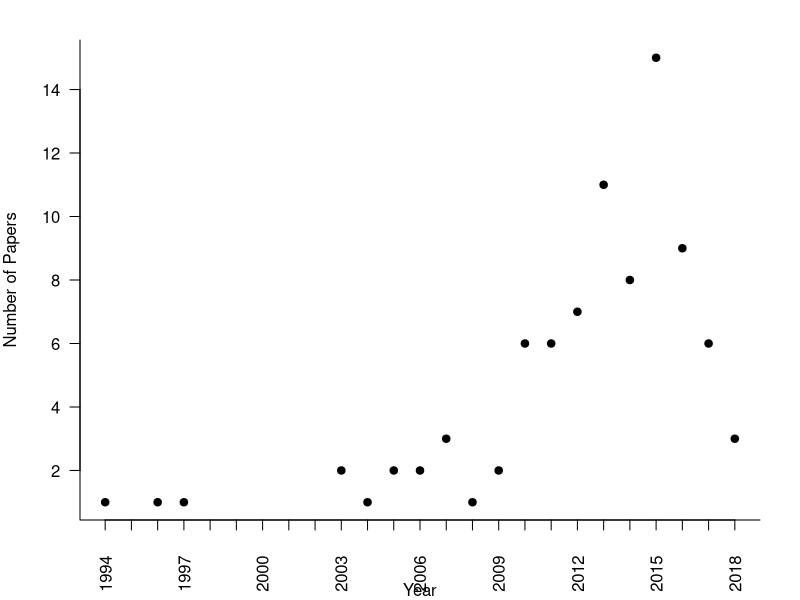

Source code (R):
## ---- chunk 1
knitr::opts_chunk$set(echo = TRUE,out.extra='',fig.pos="H")
knitr::opts_knit$set(root.dir='../qgb_data/')
## ---- chunk 2
library(knitr)
orig.file<-data.frame(read.delim("qgb.txt",sep='\t',quote=""),stringsAsFactors = FALSE)
## ---- chunk 3
qgb<-data.frame(read.csv("qgb.csv",header = TRUE),stringsAsFactors = FALSE)
qgb<-qgb[qgb$Human != "human",]
rmvec<-unlist(lapply(c("none","not relevant","not behavior","not a behavior","not quantitative genetics","meeting abstract",
                       "not useful","plant","no abstract","just the abstract"),
              grep,x=qgb$Relevance.to.article))
qgb<-qgb[-rmvec,]
## ---- chunk 4
synth<-c(grep("review",qgb$Methods), grep("synthesis",qgb$Methods),grep("meta.*analysis",qgb$Methods),
           grep("position p.*",qgb$Methods), grep("commentary",qgb$Methods), grep("intro.*issue",qgb$Methods))
syn<-qgb[synth[!duplicated(synth)],]
exp<-qgb[-synth[!duplicated(synth)],]
models<-c(grep("^model",exp$Methods),grep("stats",exp$Methods),grep("mathematical",exp$Methods),grep("statistical",exp$Methods),
           grep("evolutionary model",exp$Methods),grep("theoretical model",exp$Methods), grep("simulation model",exp$Methods),
           grep("game theoretic model",exp$Methods))
mod<-exp[models[!duplicated(models)],]
exp<-exp[-models[!duplicated(models)],]
## ---- chunk 5
cats<-apply(exp[,15:(ncol(exp)-1)],2,function(c){ length(c[c!=""])})
kable(cats[order(cats,decreasing = TRUE)],col.names = "Number of studies")
write.table(cats[order(cats,decreasing = TRUE)],"QGB_categories.csv",sep=",")
## ---- chunk 6
kable(table(factor(exp$species))[order(table(factor(exp$species)),decreasing = TRUE)],col.names = c("Species name","Number of studies"))
spp<-data.frame(table(factor(exp$species))[order(table(factor(exp$species)),decreasing = TRUE)])
colnames(spp)<-c("Species","Number.of.studies")
spp$Class<-unlist(lapply(spp$Species,function(sp,df){
  unique(df[df$species %in% sp,"Class"])
},df=exp))

kable(table(factor(exp$common.name))[order(table(factor(exp$common.name)),decreasing = TRUE)],col.names = c("Common name","Number of studies"))
kable(table(factor(exp$Class))[order(table(factor(exp$Class)),decreasing = TRUE)],col.names = c("Class","Number of studies"))

cls<-data.frame(table(factor(exp$Class))[order(table(factor(exp$Class)),decreasing = TRUE)])
colnames(cls)<-c("Class","Number.of.studies")
cls<-data.frame(Species="All",Number.of.studies=cls$Number.of.studies,Class=cls$Class,stringsAsFactors = FALSE)
spcl<-data.frame(rbind(spp,cls),stringsAsFactors = FALSE)
write.table(spcl[order(spcl$Class,spcl$Number.of.studies,decreasing=TRUE),c(3,1,2)],"qgbSpeciesClass.csv",row.names=FALSE,sep=",")



## ---- chunk 7
pers<-qgb[qgb$Personality!="",]
synth<-c(grep("review",pers$Methods), grep("synthesis",pers$Methods),grep("meta.*analysis",pers$Methods),
           grep("position p.*",pers$Methods), grep("commentary",pers$Methods), grep("intro.*issue",pers$Methods))
psyn<-pers[synth[!duplicated(synth)],]
pexp<-pers[-synth[!duplicated(synth)],]
models<-c(grep("^model",pexp$Methods),grep("stats",pexp$Methods),grep("mathematical",pexp$Methods),grep("statistical",pexp$Methods),
           grep("evolutionary model",pexp$Methods),grep("theoretical model",pexp$Methods), grep("simulation model",pexp$Methods),
           grep("game theoretic model",pexp$Methods))
pmod<-pexp[models[!duplicated(models)],]
pexp<-pexp[-models[!duplicated(models)],]

## ---- chunk 8
kable(table(factor(pexp$species))[order(table(factor(pexp$species)),decreasing = TRUE)],col.names = c("Species name","Number of studies"))
kable(table(factor(pexp$common.name))[order(table(factor(pexp$common.name)),decreasing = TRUE)],col.names = c("Common name","Number of studies"))
kable(table(factor(pexp$Class))[order(table(factor(pexp$Class)),decreasing = TRUE)],col.names = c("Class","Number of studies"))
## ---- chunk 9
pery<-data.frame(table(pers$PY))
colnames(pery)<-c("Year","NumPapers")

png("Personality_Timeline.png",height=4,width=6,units="in",res=300)
par(mar=c(4,4,2,2))
plot(as.numeric(as.character(pery$Year)),pery$NumPapers,bty='l',xlab="Year",ylab="Number of Papers",
     xaxt='n',pch=19,las=1)
axis(1,at=seq(min(as.numeric(as.character(pery$Year))),max(as.numeric(as.character(pery$Year)))),labels = NA)
text(x=seq(min(as.numeric(as.character(pery$Year))),max(as.numeric(as.character(pery$Year))),3),y=-1.25,
     xpd=TRUE,srt=90,labels = seq(min(as.numeric(as.character(pery$Year))),max(as.numeric(as.character(pery$Year))),3))
dev.off()
